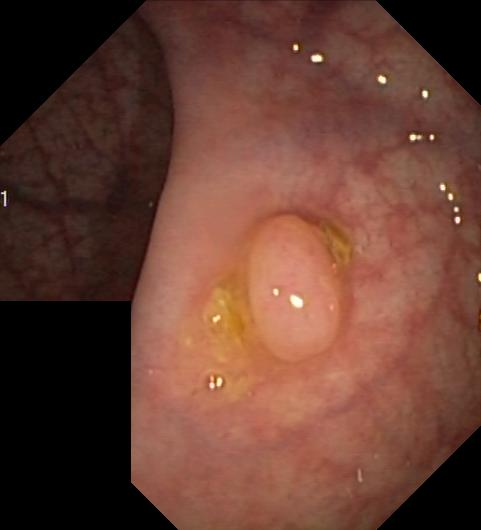
#> input picture notebooks/example_image/img_30.jpg, 481 x 530 px
$ python features_from_img.py --mask_path ../notebooks/example_image/img_30.jpg
#> lines starting #> are read from the running program, lines starting #| are printed output that depends on the picture; after the words box and inside, x2 and y2 are one past the last pixel; in counts of white or black regions, pixels touching at a corner belong together
import cv2
import numpy as np
from scipy import ndimage
from skimage.measure import find_contours, label, regionprops
from num2words import num2words

from num2words import num2words


""" Convert a mask to border image """


def mask_to_border(mask):
    border = np.zeros_like(mask)

    contours = find_contours(mask, 128)
    for contour in contours:
        for c in contour:
            x = int(c[0])
            y = int(c[1])
            border[x][y] = 255

    return border


""" Mask to bounding boxes """


def mask_to_bbox(mask):
    bboxes = []

    mask = mask_to_border(mask)
    lbl = label(mask)
    props = regionprops(lbl)
    for prop in props:
        x1 = prop.bbox[1]
        y1 = prop.bbox[0]

        x2 = prop.bbox[3]
        y2 = prop.bbox[2]

        bboxes.append([x1, y1, x2, y2])

    return bboxes


""" Mask to bounding features """


def mask_to_overall_bbox(mask_path):
    """_summary_
    function to get auxiliary information of image
    Args:
        mask_path (string): mask image's path

    Returns:
        list: a list of overall bbox coordinates

    """
    mask = cv2.imread(mask_path, cv2.IMREAD_GRAYSCALE)
    bboxes = mask_to_bbox(mask)
    # num_polyps = 0 if len(bboxes) == 1 else 1
    # polyp_sizes = None
    min_x1 = mask.shape[1]
    min_y1 = mask.shape[0]
    max_x2 = 0
    max_y2 = 0
    for bbox in bboxes:
        x1, y1, x2, y2 = bbox
        area = (x2 - x1) * (y2 - y1)
        if float(area) > 4:
            if x1 < min_x1:
                min_x1 = x1
            if y1 < min_y1:
                min_y1 = y1
            if x2 > max_x2:
                max_x2 = x2
            if y2 > max_y2:
                max_y2 = y2
    return [min_x1, min_y1, max_x2, max_y2]


def patch_coverage(mask):
    """_summary_
    function to get auxiliary information of image
    Args:
        mask_path (string): mask image's path
    Returns:
        dict: a dict of description about realtive area of mask in image and its spread across four quadrants
    """
    mask = mask
    h, w = mask.shape
    total_pix = np.shape(mask)[0] * np.shape(mask)[1]
    num_white_pix = np.sum(mask == 1)
    coverage = num_white_pix / total_pix

    g_one_white_pix = np.sum(mask[0 : int(h / 3), 0 : int(w / 3)] == 1)
    g_two_white_pix = np.sum(mask[0 : int(h / 3), int(w / 3) : int(2 * w / 3)] == 1)
    g_three_white_pix = np.sum(mask[0 : int(h / 3), int(2 * w / 3) :] == 1)
    g_four_white_pix = np.sum(mask[int(h / 3) : int(2 * h / 3), 0 : int(w / 3)] == 1)
    g_five_white_pix = np.sum(
        mask[int(h / 3) : int(2 * h / 3), int(w / 3) : int(2 * w / 3)] == 1
    )
    g_six_white_pix = np.sum(mask[int(h / 3) : int(2 * h / 3), int(2 * w / 3) :] == 1)
    g_seven_white_pix = np.sum(mask[int(2 * h / 3) :, 0 : int(w / 3)] == 1)
    g_eight_white_pix = np.sum(mask[int(2 * h / 3) :, int(w / 3) : int(2 * w / 3)] == 1)
    g_nine_white_pix = np.sum(mask[int(2 * h / 3) :, int(2 * w / 3) :] == 1)

    one_per = g_one_white_pix / num_white_pix
    two_per = g_two_white_pix / num_white_pix
    three_per = g_three_white_pix / num_white_pix
    four_per = g_four_white_pix / num_white_pix
    five_per = g_five_white_pix / num_white_pix
    six_per = g_six_white_pix / num_white_pix
    seven_per = g_seven_white_pix / num_white_pix
    eight_per = g_eight_white_pix / num_white_pix
    nine_per = g_nine_white_pix / num_white_pix

    return {
        "coverage": coverage,
        "per_grid": {
            "top left": one_per,
            "top": two_per,
            "top right": three_per,
            "left": four_per,
            "center": five_per,
            "right": six_per,
            "bottom left": seven_per,
            "bottom": eight_per,
            "bottom right": nine_per,
        },
    }


def get_mask_decription(mask_ori, convert_num_to_words=False):
    """_summary_
    function to get auxiliary information of image
    Args:
        mask_ori (array): 2D numpy array of mask image
    Returns:
        _type_: _description_
    """
    mask = np.asarray(mask_ori > 127.5, dtype=int)

    # get masks labelled with different values
    label_im, nb_labels = ndimage.label(mask)
    res = {}

    j = 0
    sizes = []
    positions = []

    num = nb_labels
    for i in range(nb_labels):
        mask_compare = np.full(np.shape(label_im), i + 1)
        # check equality test and have the value 1 on the location of each mask
        separate_mask = np.equal(label_im, mask_compare).astype(int) * mask_ori

        # separate_mask_img = Image.fromarray((separate_mask * 255).astype(np.uint8))

        res_i = patch_coverage(separate_mask / 255.0)
        if res_i["coverage"] > 0.0001:
            res[i] = res_i
            j = j + 1
            if res_i["coverage"] > 0.30:
                sizes.append("large")
            elif res_i["coverage"] > 0.08:
                sizes.append("medium")
            elif res_i["coverage"] < 0.001:
                sizes.append("tiny")
            else:
                sizes.append("small")
        pos = res_i["per_grid"]
        posnonzero = {k: v for k, v in pos.items() if v != 0}
        pos_str = ""

        if len(posnonzero) == 1:
            pos_str = list(posnonzero.keys())[0]
        elif len(posnonzero) > 1:
            pos_signigicant = {k: v for k, v in pos.items() if v >= 0.1}

            if len(pos_signigicant) == 0:
                posnonzero_sorted = dict(
                    sorted(posnonzero.items(), key=lambda item: item[1])
                )
                pos_str = list(posnonzero_sorted.keys())[0]

            elif len(pos_signigicant) == 1:
                pos_str = list(pos_signigicant.keys())[0]

            elif len(pos_signigicant) > 1:
                bbox = mask_to_bbox(separate_mask)[0]

                (c_x, c_y) = ((bbox[1] + bbox[3]) / 2, (bbox[0] + bbox[2]) / 2)

                h = mask.shape[0]
                if c_x < h / 3:
                    p_x = "top"
                elif c_x >= h / 3 and c_x <= 2 * h / 3:
                    p_x = "center"
                elif c_x > 2 * h / 3:
                    p_x = "bottom"

                if c_y < h / 3:
                    p_y = "left"
                elif c_y >= h / 3 and c_y <= 2 * h / 3:
                    p_y = "center"
                elif c_y > 2 * h / 3:
                    p_y = "right"

                if p_x == "center":
                    pos_str = p_y
                elif p_y == "center":
                    pos_str = p_x
                else:
                    pos_str = p_x + " " + p_y
        positions.append(pos_str)

    tiny_obj = sizes.count("tiny")
    small_obj = sizes.count("small")
    medium_obj = sizes.count("medium")
    large_obj = sizes.count("large")

    sizes = []

    if tiny_obj > 0:
        sizes.append("tiny")
    if small_obj > 0:
        sizes.append("small")
    if medium_obj > 0:
        sizes.append("medium")
    if large_obj > 0:
        sizes.append("large")

    if convert_num_to_words:
        num = num2words(num)

    return ", ".join(sizes), ", ".join(positions), num


if __name__ == "__main__":
    import argparse

    parser = argparse.ArgumentParser()

    parser.add_argument("--mask_path", type=str, required=True)
    args = parser.parse_args()

    mask_ori = cv2.imread(args.mask_path, cv2.IMREAD_GRAYSCALE)
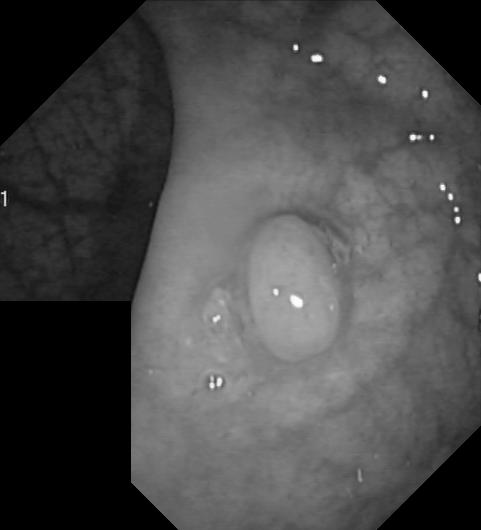
#> mask_ori: shape (530, 481); min 0, max 255, mean 73.9

    print(get_mask_decription(mask_ori))
#> in get_mask_decription, `mask = np.asarray(mask_ori > 127.5, dtype=int)`:
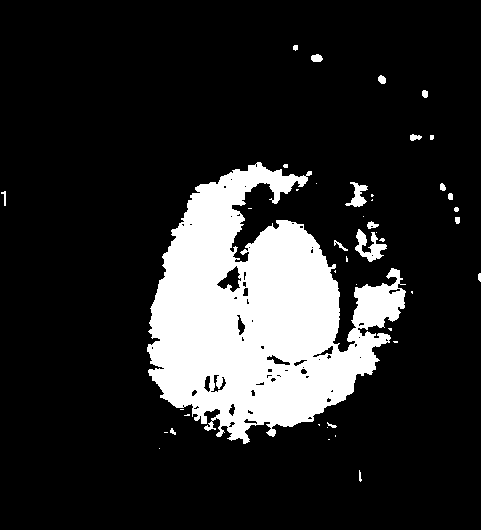
#> mask: shape (530, 481) int64; values 0 (black) and 1 (white), 16.3% white; 43 white regions (24 under 20 px), largest, box (x1, y1, x2, y2) and area: (147, 162, 406, 444) 40052, (355, 229, 387, 262) 474, (345, 182, 368, 207) 266
#> in get_mask_decription, `label_im, nb_labels = ndimage.label(mask)`:
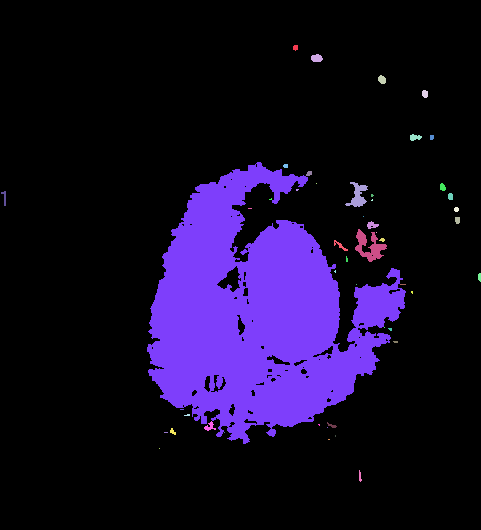
#> label_im: shape (530, 481) int32; 50 distinct labels, from 0 to 49; one colour per label, 0 black
#> in get_mask_decription, `label_im, nb_labels = ndimage.label(mask)`: nb_labels = 49
#> the loop in get_mask_decription, `for i in range(nb_labels):` made 49 passes
#> (num_white_pix in patch_coverage, coverage in patch_coverage, g_two_white_pix in patch_coverage, g_three_white_pix in patch_coverage, g_five_white_pix in patch_coverage, g_six_white_pix in patch_coverage, one_per in patch_coverage, two_per in patch_coverage) on pass 2: (2, 7.85e-06, 1, 1, 0, 0, 0, 0.5)
#> (num_white_pix in patch_coverage, coverage in patch_coverage, g_two_white_pix in patch_coverage, g_three_white_pix in patch_coverage, g_five_white_pix in patch_coverage, g_six_white_pix in patch_coverage, one_per in patch_coverage, two_per in patch_coverage) on passes 3, 4, 7, 12, 15: (2, 7.85e-06, 0, 2, 0, 0, 0, 0), (3, 1.18e-05, 0, 3, 0, 0, 0, 0), (8, 3.14e-05, 0, 0, 8, 0, 0, 0), (2, 7.85e-06, 0, 0, 0, 2, 0, 0), (1, 3.92e-06, 0, 0, 0, 1, 0, 0)
#> pass 1, in get_mask_decription, `separate_mask = np.equal(label_im, mask_compare).astype(int) * mask_ori`:
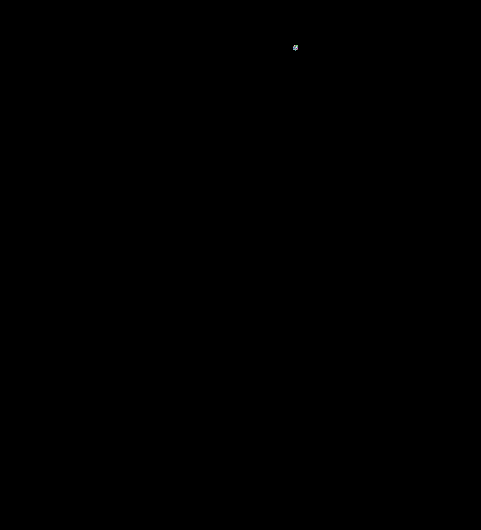
#> separate_mask: shape (530, 481) int64; 25 distinct labels, from 0 to 252; one colour per label, 0 black
#> after the loop in get_mask_decription, `for i in range(nb_labels):`: separate_mask: shape (530, 481) int64; 14 distinct labels, from 0 to 153
#> (printed output is left out)
